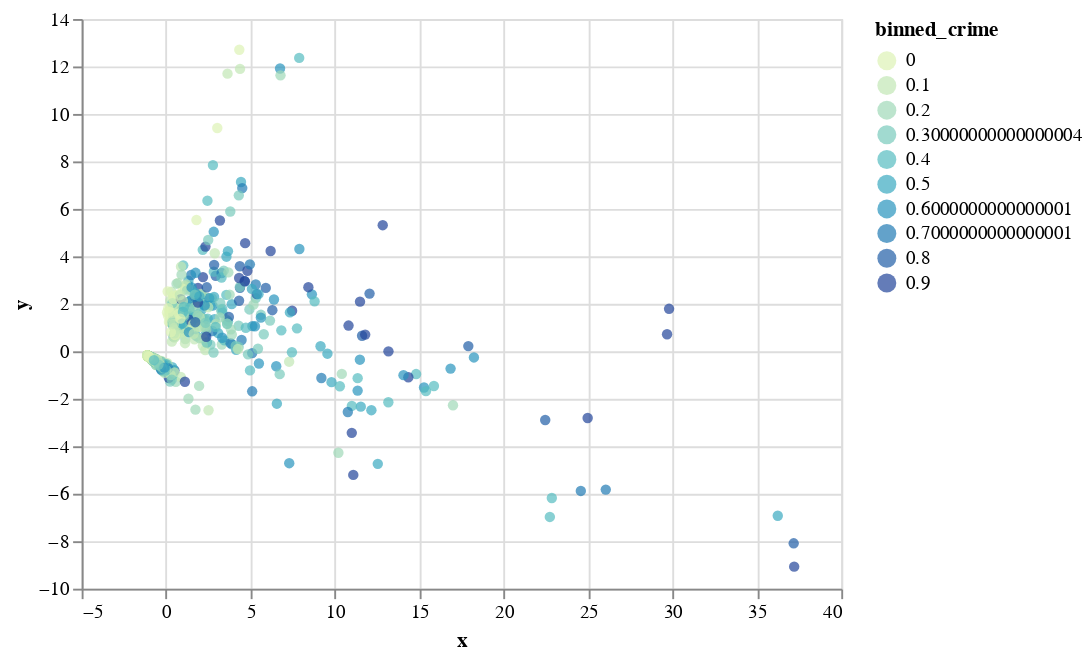

This figure's notebook cell:
### Code cell
pca_df2['crime_rate'] = processed['ViolentCrimesPerPop numeric']

alt.Chart(pca_df2).mark_circle().encode(
    x='x:Q',
    y='y:Q',
    color=alt.Color('binned_crime:O', scale=alt.Scale(scheme='yellowgreenblue'))
).transform_bin(
    as_='binned_crime', 
    field='crime_rate',
)

### Figure 1 — Vega-Lite specification as saved in the notebook (floating-point values rounded to 4 significant figures; data arrays with more than 128 entries replaced by an {"elided": "..."} marker saying what was removed)
{"config": {"view": {"continuousWidth": 400, "continuousHeight": 300}}, "data": {"name": "data-4ccdd7afbc7c1d5343f19871e1f34a93"}, "mark": "circle", "encoding": {"color": {"type": "ordinal", "field": "binned_crime", "scale": {"scheme": "yellowgreenblue"}}, "x": {"type": "quantitative", "field": "x"}, "y": {"type": "quantitative", "field": "y"}}, "transform": [{"bin": true, "field": "crime_rate", "as": "binned_crime"}], "$schema": "https://vega.github.io/schema/vega-lite/v4.0.2.json", "datasets": {"data-4ccdd7afbc7c1d5343f19871e1f34a93": {"elided": "1994 records"}}}
